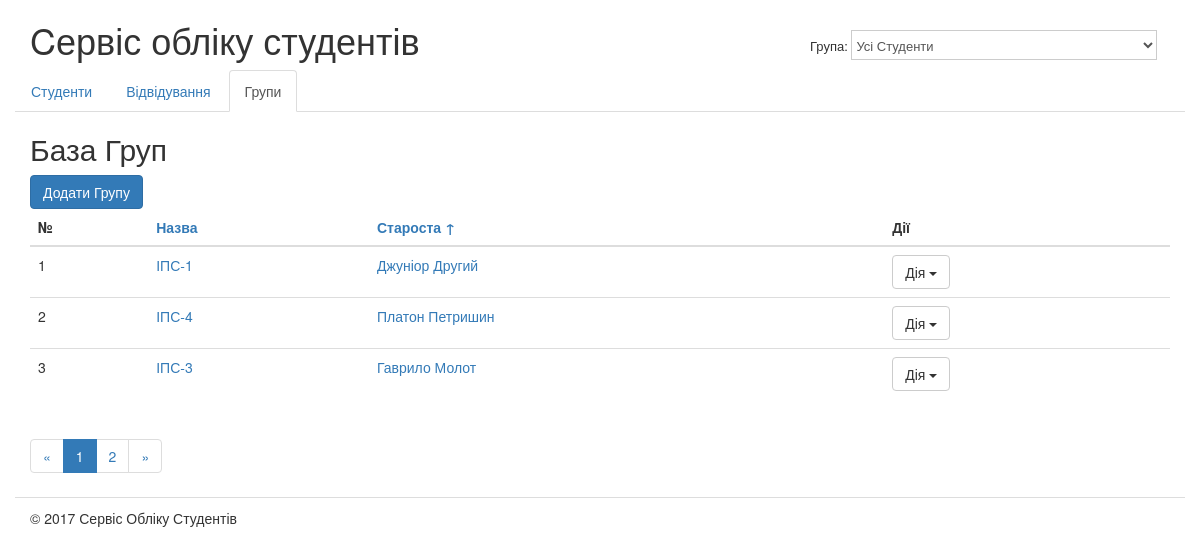
Screenshot of /groups/?order_by=leader with the database file from the repository.
### studentsdb/students/models.py (models this page shows, shortened)
class Group(models.Model):
    class Meta(object):
        verbose_name = u"Група"
        verbose_name_plural = u"Групи"
    title = models.CharField(
        max_length=256,
        blank=False,
        verbose_name=u"Назва")
    leader = models.OneToOneField('Student',
        blank=True,
        null=True,
        verbose_name=u"Староста",
        on_delete=models.SET_NULL)
    notes = models.TextField(
        blank=True,
        verbose_name=u"Додаткові нотатки")

class Student(models.Model):
    class Meta(object):
        verbose_name = u"Студент"
        verbose_name_plural = u"Студенти"
    first_name = models.CharField(
        max_length=256,
        blank=False,
        verbose_name=u"Ім'я")
    last_name = models.CharField(
        max_length=256,
        blank=False,
        verbose_name=u"Прізвище")
    middle_name = models.CharField(
        max_length=256,
        blank=True,
        verbose_name=u"По - батькові",
        default='')
    student_group = models.ForeignKey('Group',
        verbose_name=u'Група',
        blank=False,
        null=True,
        on_delete=models.PROTECT)
    birthday = models.DateField(
        blank=False,
        verbose_name=u"Дата народження",
        null = True)
    photo = models.ImageField(
        blank=True,
        verbose_name=u"Фото",
        null = True)
    ticket = models.CharField(
        max_length=256,
        blank=False,
        verbose_name=u"Квиток")
    notes = models.TextField(
        blank=True,
        verbose_name=u"Додаткові нотатки")
    def __unicode__(self):
        return u'{} {}'.format(self.first_name, self.last_name)

### studentsdb/students/views.py (the view)
# urls.py: url(r'^groups/$', views.groups_list, name='groups'),
def groups_list(request):
    groups = Group.objects.all()
    order_by = request.GET.get('order_by', 'title')
    if order_by in ('leader', 'title'):
        groups = groups.order_by(order_by)
        if request.GET.get('reverse', '') == '1':
            groups = groups.reverse()
    paginator = Paginator(groups, 3)
    page = request.GET.get('page')
    try:
        groups = paginator.page(page)
    except PageNotAnInteger:
        groups = paginator.page(1)
    except EmptyPage:
        groups = paginator.page(paginator.num_pages)
    return render(request, 'students/groups_list.html',
                  {"groups": groups})

### studentsdb/studentsdb/context_processors.py (called while the page is built)
def students_proc(request):
    return {'PORTAL_URL': PORTAL_URL}

### studentsdb/students/templates/students/groups_list.html (shortened to what this page needs)
{% extends "students/base.html" %}
{% load static from staticfiles %}
{% block title %}База Груп{% endblock title %}
{% block content %}
<a href="{% url "groups_add" %" class="btn btn-primary">Додати Групу</a>
        <table class="table">
          {% with order_by=request.GET.order_by reverse=request.GET.reverse %}
          <thead>
            <tr>
              <th>№</th>
              <th>
                  <a href="{% url "groups" %}?order_by=title{% if order_by == 'title' and reverse != '1' %}&amp;reverse=1{% endif %}">
                    Назва
                </a>
              </th>
              <th>
                  <a href="{% url "groups" %}?order_by=leader{% if order_by == 'leader' and reverse != '1' %}&amp;reverse=1{% endif %}">
                    Староста
                    {% if order_by == 'leader' and reverse != '1' %}&uarr;
                        {% elif order_by == 'leader' and reverse == '1' %}&darr;
                    {% endif %}
                </a>
              </th>
              <th>Дії</th>
          </thead>
          <tbody>
            {% for group in groups %}
            <tr>
              <td>{{ forloop.counter }}</td>
              <td><a href="{% url "groups_edit" group.id %}">{{ group.title }}</a></td>
              <td><a href="{% url "students_edit" group.leader.id %}">{{ group.leader }}</a></td>
              <td>
                <div class="dropdown">
                  <button class="btn btn-default dropdown-toggle" type="button"
                          data-toggle="dropdown" aria-haspopup="true" aria-expanded="true">Дія
                          <span class="caret"></span>
                  </button>
                </div>
              </td>
            </tr>
            {% endfor %}
          </tbody>
        </table>
        {% if groups.has_other_pages %}
    {% with order_by=request.GET.order_by reverse=request.GET.reverse %}
    <nav aria-label="Page navigation">
        <ul class="pagination">
            <li>
                <a href="{% url "groups" %}?page=1&amp;order_by={{ order_by }}&amp;reverse={{ reverse }}">&laquo;</a>
            </li>
            {% for p in groups.paginator.page_range %}
            <li {% if groups.number == p %} class="active" {% endif %}>
                <a href="{% url "groups" %}?page={{ p }}&amp;order_by={{ order_by }}&amp;reverse={{ reverse }}">{{ p }}</a>
            </li>
            {% endfor %}
            <li>
                <a href="{% url "groups" %}?page={{ groups.paginator.num_pages }}&amp;order_by={{ order_by }}&amp;reverse={{ reverse }}">&raquo;</a>
            </li>
        </ul>
    </nav>
    {% endwith %}
    {% endif %}
{% endblock content %}

### rows the page displays
Group: title "ІПС-1", leader "Джуніор Другий"
Group: title "ІПС-4", leader "Платон Петришин"
Group: title "ІПС-3", leader "Гаврило Молот"

### other values shown
{{ p }} "1" "2"
